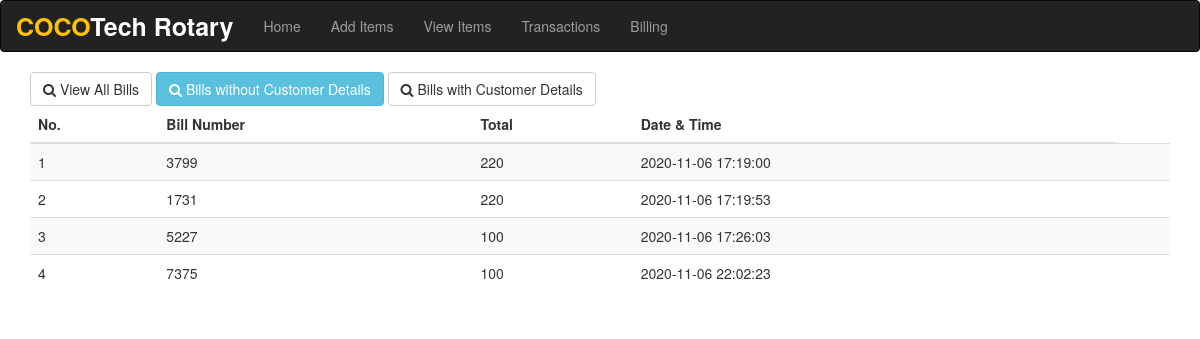
The app's page /viewbills.php?cd=1 with its own data.
### tables this page shows
CREATE TABLE `bills` (
  `id` int(11) NOT NULL,
  `transid` int(5) NOT NULL,
  `total` int(11) NOT NULL,
  `date` datetime NOT NULL DEFAULT CURRENT_TIMESTAMP
);

### viewbills.php (the view, shortened to what this page needs)
<?php
include 'navbar.php';
if(isset($_GET['cd'])){
	if($_GET['cd']==2){
		$sql = "SELECT * FROM bills inner join customer on bills.transid=customer.transid";
	}
	else if($_GET['cd']==0){
		$sql = "SELECT * FROM bills";
	}
	else if($_GET['cd']==1){
		$sql = "SELECT bills.id,bills.transid,bills.total,bills.date FROM bills LEFT JOIN customer ON bills.transid = customer.transid WHERE customer.transid IS NULL";
	}
	else{
		$sql = "SELECT * FROM bills";
	}
}
else{
	$sql = "SELECT * FROM bills";
}
$result = $conn->query($sql);
if (!mysqli_num_rows($result)>0){
  echo '<h1 class="text-center">No transactions found</h1>';
}
else {
?>
<div class="container">
<a href="viewbills.php?cd=0" class="btn <?php if($_GET['cd']==0){echo "btn-info";}else{echo "btn-default";} ?>"><i class="fa fa-search" aria-hidden="true"></i> View All Bills</a>
<a href="viewbills.php?cd=1" class="btn <?php if($_GET['cd']==1){echo "btn-info";}else{echo "btn-default";} ?>"><i class="fa fa-search" aria-hidden="true"></i> Bills without Customer Details</a>
<a href="viewbills.php?cd=2" class="btn <?php if($_GET['cd']==2){echo "btn-info";}else{echo "btn-default";} ?>"><i class="fa fa-search" aria-hidden="true"></i> Bills with Customer Details</a>
  <table class="table table-striped">
  <thead>
    <tr>
      <th>No.</th>
      <th>Bill Number</th>
      <th>Total</th>
      <th>Date & Time</th>
    </tr>
  </thead>
  <tbody>
    <?php
      foreach ($result as $key => $r) {
        echo '<tr style="cursor:pointer" class="userinfo" data-toggle="modal" data-id='.$r['transid'].' data-target="#orderModal">';
        echo "<td>";
        echo $key+1;
        echo "</td>";
        echo "<td>";
        echo $r['transid'];
        echo "</td>";
        echo "<td>";
        echo $r['total'];
        echo "</td>";
        echo "<td>";
        echo $r['date'];
        echo "</td>";
        echo "<td>";
        echo "</tr>";
      }
    }
     ?>
   </tbody>
  </table>
</div>

### records on screen
bills: transid "3799", total "220", date "2020-11-06 17:19:00"
bills: transid "1731", total "220", date "2020-11-06 17:19:53"
bills: transid "5227", total "100", date "2020-11-06 17:26:03"
bills: transid "7375", total "100", date "2020-11-06 22:02:23"
